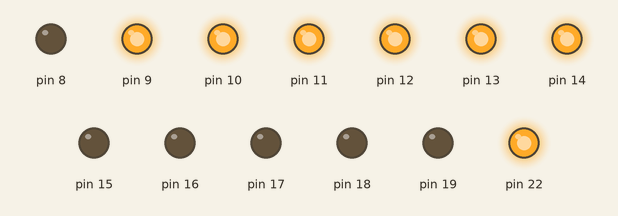
Recording of a sketch running on a simulated Arduino Uno, built with avr-gcc and run on an emulated ATmega328P. Parts: output pins drawn as LEDs (lit = HIGH).

Above: at 0.02 s.
At 0.37 s:
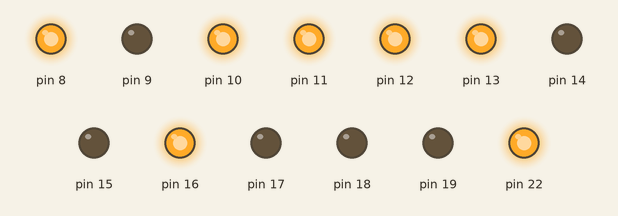
At 0.72 s:
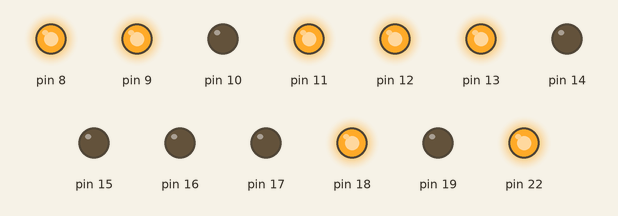
At 1.47 s:
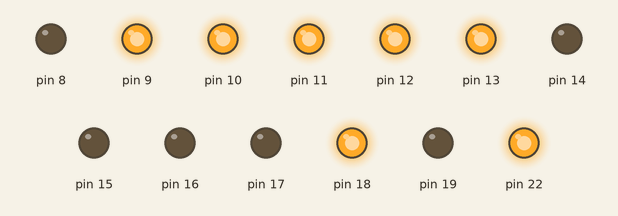
At 2.17 s:
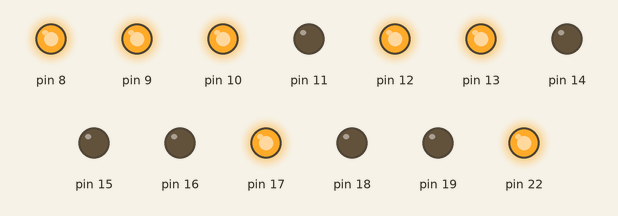
At 2.92 s:
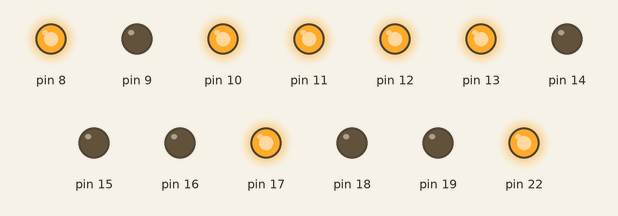
Timing chart, 0 to 3.2 s (numbered marks = the images above):
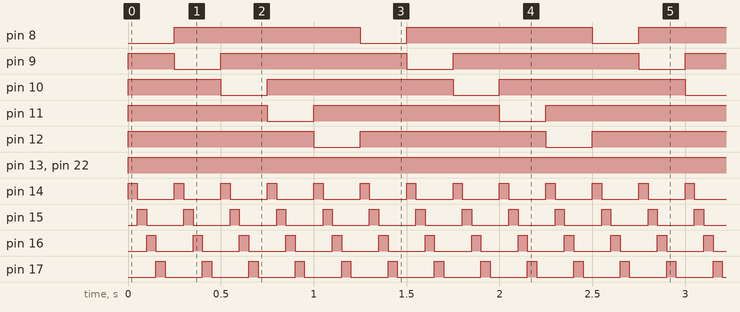

Measured:
- by itself, pin 8, pin 12: alternates HIGH for 1.0 s and LOW for 0.25 s
- by itself, pin 9–11: repeats every 1.3 s: LOW 0.25 s, HIGH 1.0 s
- by itself, pin 13, pin 22: LOW → HIGH at 0.00 s
- by itself, pin 14–18: alternates HIGH for 0.05 s and LOW for 0.20 s

The sketch:

exp7_7.ino
```cpp
#include<avr/io.h>
#include<avr/interrupt.h>

int main(void)
{
  DDRB=0b1111111;
  DDRC=0b1111111;
  PORTB=0b11111111;
  PORTC=0b00000000;
  while(1)
  {
    for(int j=0; j<=4; j++)
    {
      PORTB=~(1<<(j));
      for(int i=0; i<=4; i++)
      {
         PORTC=1<<(i);
        _delay_ms(50);
      }
    }
  }
}
```
